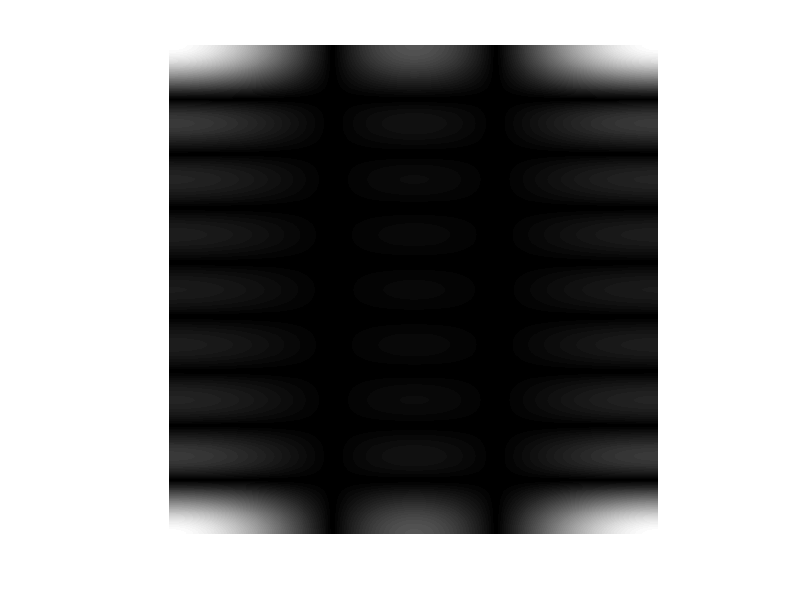
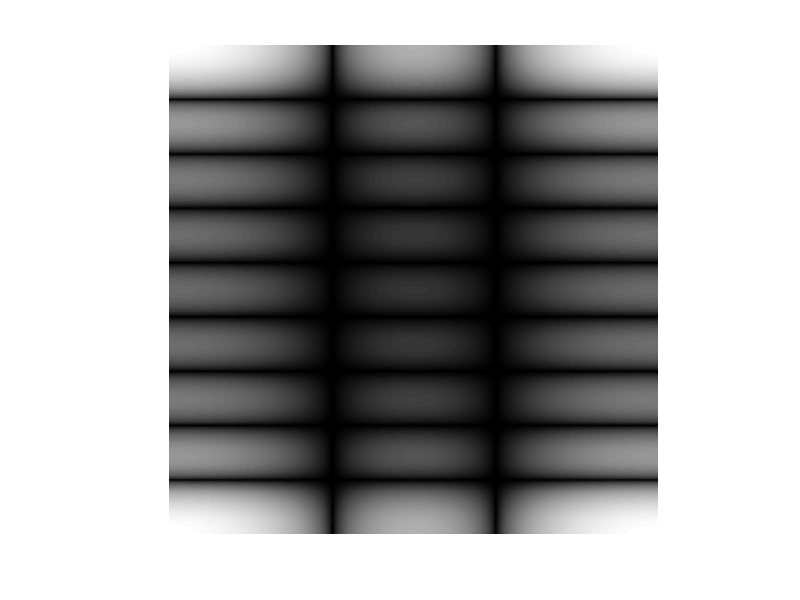
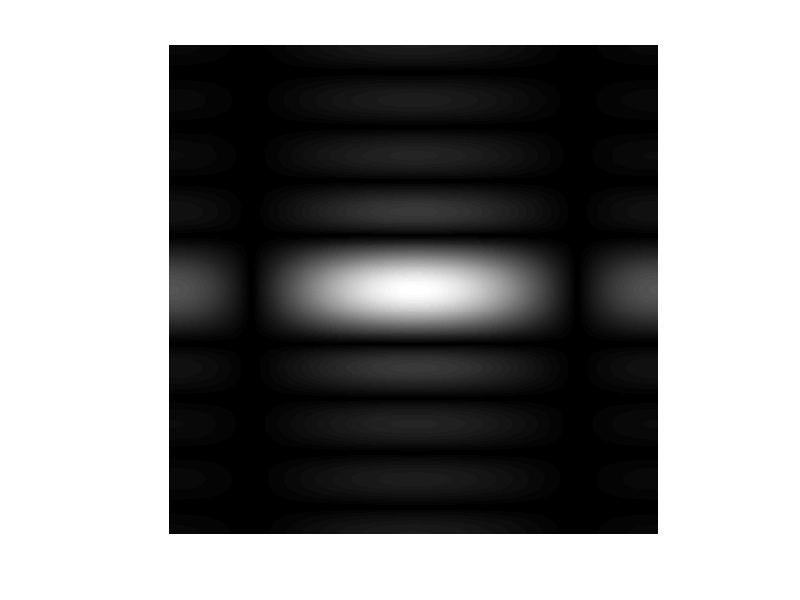
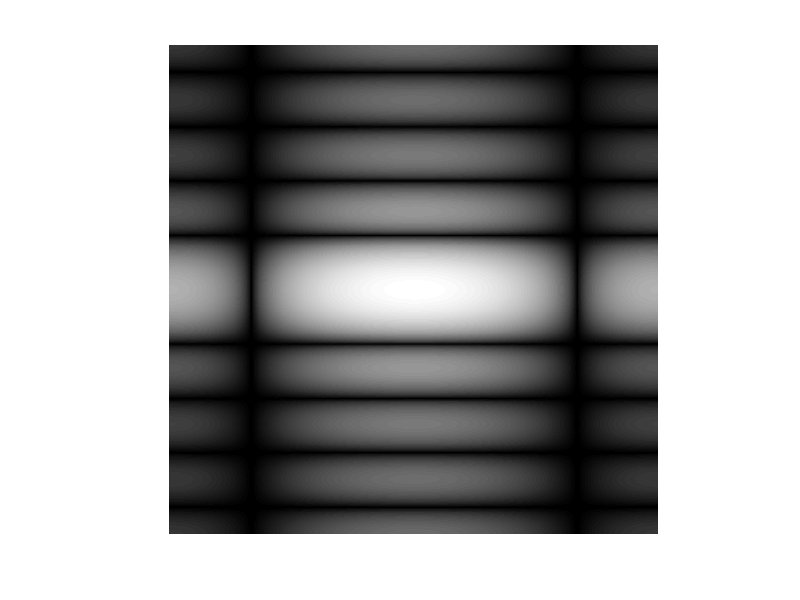

Reproduce these figures in MATLAB, in order.
% Let f be some image. For instance, f=zeros(400,400);
% f(48:52,48:52)=1,  or other images. 
% f=zeros(400,400)
% f(48:52,48:52)=1

f=zeros(1000,1000)
f(48:56,48:50)=1
F=fft2(f);
S=abs(F); imshow(S,[])
% 加上 Log
S1=log(1+abs(F));
% 加上 Log，再把低頻放在中央，高頻放在四個角（比較接近物理上）
figure, imshow(S1,[])
Fc=fftshift(F); %低頻位置放在中央
figure, imshow(abs(Fc),[])
 
S2=log(1+abs(Fc)); 
figure, imshow(S2,[])
 
phi=angle(F);
figure, imshow(phi,[])


% 傅立葉轉換主要關注 絕對值 和 相位角；
% 相位角 主要應用在雷達波確定位置；